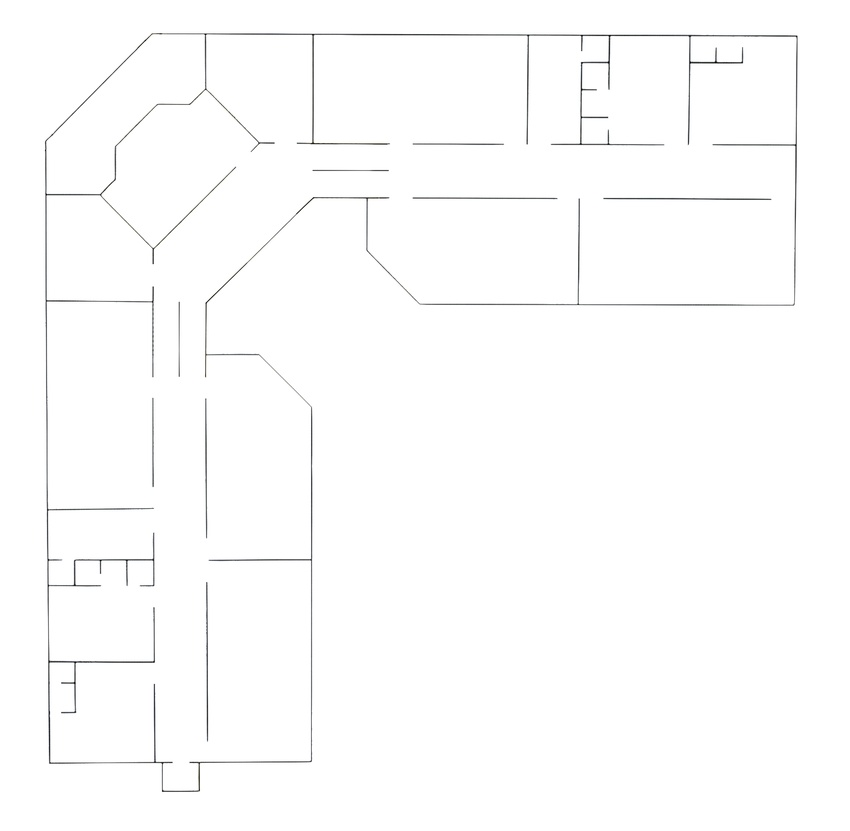
#> input picture second plain.jpg, 850 x 831 px, shrunk from 4936 x 4825 before the run
$ python skeleton.py
#> lines starting #> are read from the running program, lines starting #| are printed output that depends on the picture; after the words box and inside, x2 and y2 are one past the last pixel; in counts of white or black regions, pixels touching at a corner belong together
import cv2
import numpy as np
import matplotlib.pyplot as plt

def get_skeleton(img_path):
    # 1. Load image
#> called with img_path = 'second plain.jpg'
    img = cv2.imread(img_path, 0)
#> img: shape (831, 850); min 0, max 255, mean 252.9
    if img is None:
        print("Error: Image not found.")
        return

    # 2. Gaussian Blur
    # (Smoother than MedianBlur, helps keep weak connections intact)
    img = cv2.GaussianBlur(img, (5, 5), 0)

    # 3. Binary Thresholding (Otsu)
    # Invert: Lines = White, Background = Black
    ret, thresh = cv2.threshold(img, 0, 255, cv2.THRESH_BINARY_INV + cv2.THRESH_OTSU)
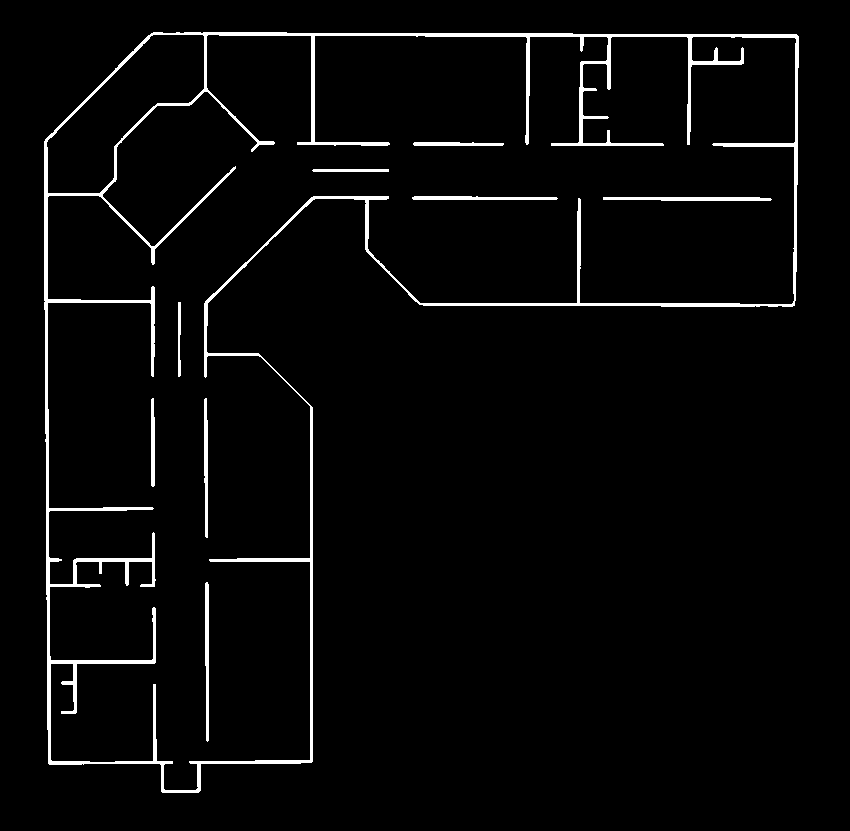
#> thresh: shape (831, 850); 3.2% white; 9 white regions, largest, box (x1, y1, x2, y2) and area: (44, 32, 799, 793) 19343, (603, 197, 772, 201) 604, (205, 582, 209, 742) 559
#> ret = 226

    # 4. Aggressive Morphological Closing
    # This fills gaps INSIDE the thick lines before we thin them.
    # Increased iterations to 4 to really solidify the black marker lines.
    kernel = np.ones((3,3), np.uint8)
    closing = cv2.morphologyEx(thresh, cv2.MORPH_CLOSE, kernel, iterations=4)
#> closing: shape (831, 850); 3.2% white; 9 white regions, largest, box (x1, y1, x2, y2) and area: (44, 32, 799, 793) 19505, (603, 197, 772, 201) 604, (205, 582, 209, 742) 559

    # 5. Robust Thinning Function (Zhang-Suen algorithm implementation)
    # This is more structure-preserving than standard erosion
    def thinning(img):
        # Create a copy to work on
        dst = img.copy() / 255
        prev = np.zeros(img.shape[:2], np.uint8)
        diff = None

        while True:
            dst = cv2.ximgproc.thinning(img, thinningType=cv2.ximgproc.THINNING_ZHANGSUEN) if hasattr(cv2, 'ximgproc') else None

            # Fallback if ximgproc is not available (standard OpenCV manual thinning)
            if dst is None:
                size = np.size(img)
                skel = np.zeros(img.shape, np.uint8)
                element = cv2.getStructuringElement(cv2.MORPH_CROSS, (3,3))
                done = False

                eroded = img.copy()
                while not done:
                    open_op = cv2.morphologyEx(eroded, cv2.MORPH_OPEN, element)
                    temp = cv2.subtract(eroded, open_op)
                    eroded = cv2.erode(eroded, element)
                    skel = cv2.bitwise_or(skel, temp)
                    if cv2.countNonZero(eroded) == 0:
                        done = True
                return skel
            else:
                return dst
#> this loop made 1 pass
#> pass 1, in thinning, `dst = cv2.ximgproc.thinning(img, thinningType=cv2.ximgproc.THINNING_ZH..`:
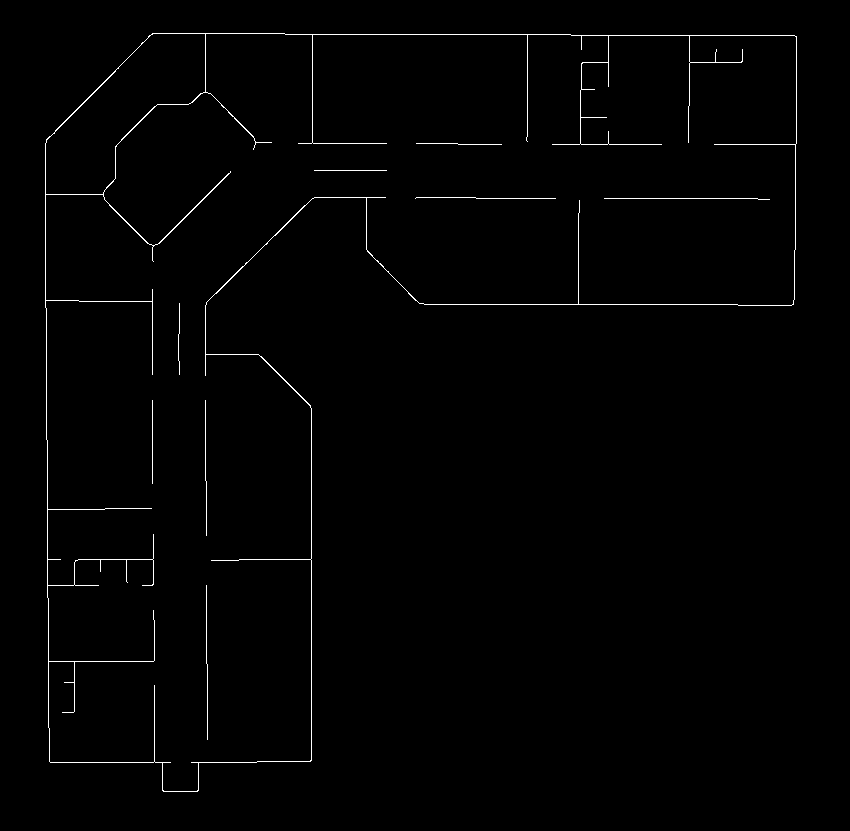
#> dst: shape (831, 850); 0.98% white in thin lines or dots, all inside (x1, y1, x2, y2) = (45, 33, 797, 792)

    # Run Thinning First Pass
    skeleton = thinning(closing)

    # 6. "Bridge" Micro-Gaps (The Fix for Broken Lines)
    # Dilate the skeleton slightly to connect pixels that are touching diagonally or 1px apart
    kernel_bridge = np.ones((3,3), np.uint8)
    bridged = cv2.dilate(skeleton, kernel_bridge, iterations=1)
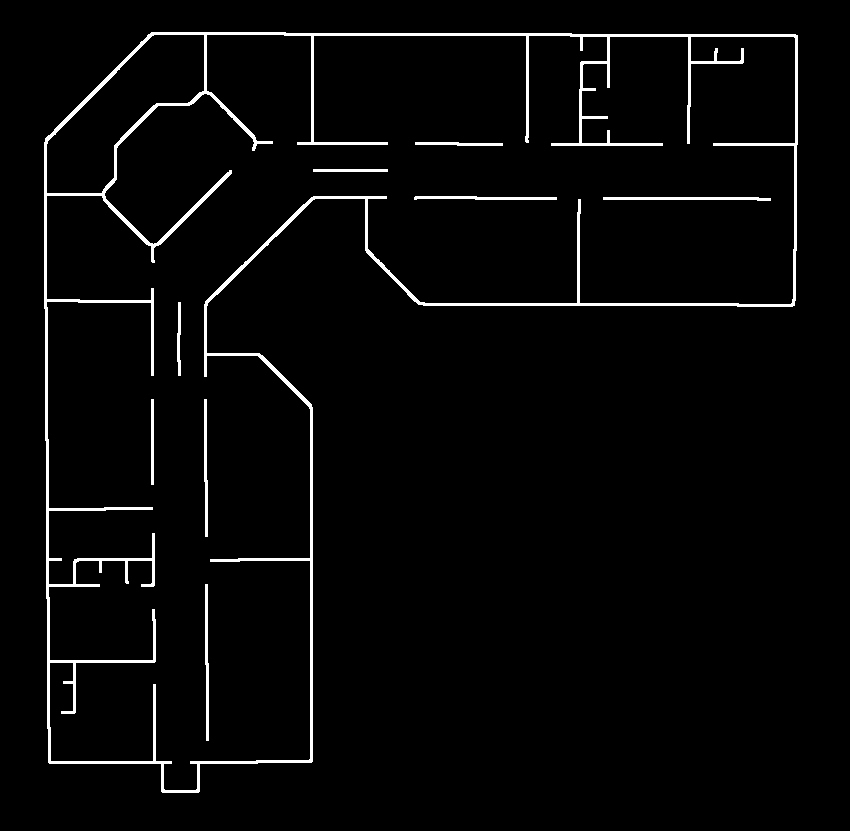
#> bridged: shape (831, 850); 3% white; 9 white regions, largest, box (x1, y1, x2, y2) and area: (44, 32, 798, 793) 18415, (603, 197, 771, 201) 506, (205, 584, 209, 741) 473

    # Thin again to return to 1-pixel width
    final_skeleton = thinning(bridged)

    return img, closing, final_skeleton

# Run the function
original, binary, skeleton_result = get_skeleton('second plain.jpg')

# Visualization
plt.figure(figsize=(15, 5))
plt.subplot(131), plt.imshow(original, cmap='gray'), plt.title('Original')
plt.subplot(132), plt.imshow(binary, cmap='gray'), plt.title('Solid Binary (No Holes)')
plt.subplot(133), plt.imshow(skeleton_result, cmap='gray'), plt.title('Continuous Skeleton')
plt.show()
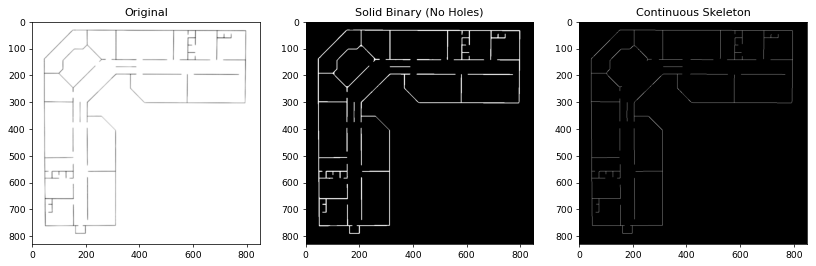
#> figure drawn by matplotlib, 3 panels

# Save
cv2.imwrite('skeleton.png', skeleton_result)
print("Saved improved skeleton.png")

$ run again, with first plain clean.jpg copied over second plain.jpg
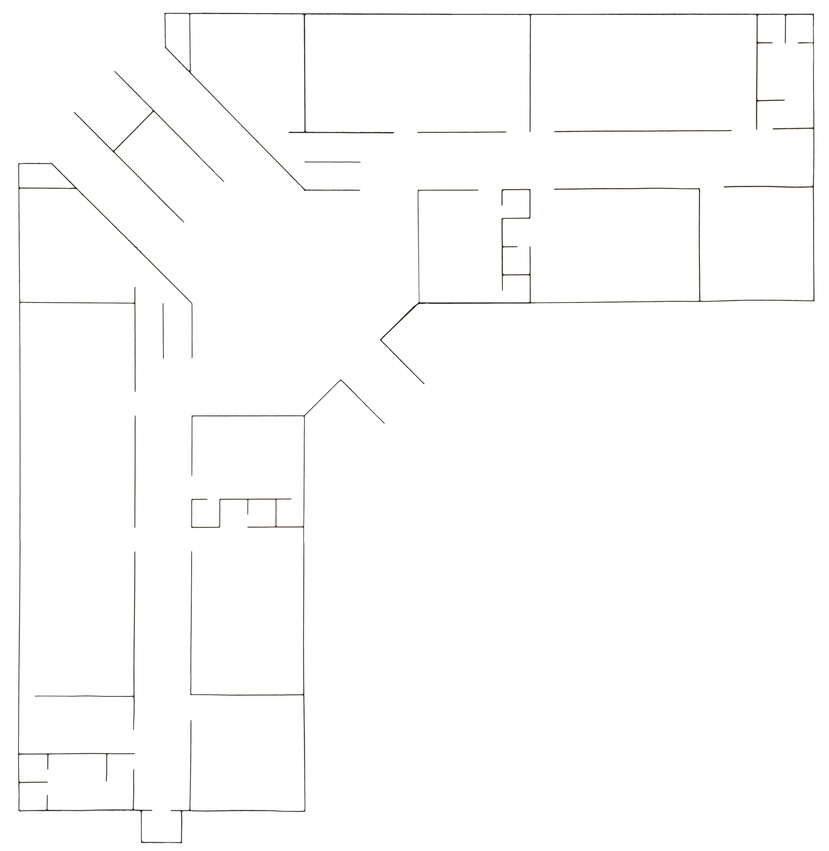
#> input picture first plain clean.jpg, 829 x 851 px, shrunk from 4113 x 4222 before the run
#> in get_skeleton, `ret, thresh = cv2.threshold(img, 0, 255, cv2.THRESH_BINARY_INV + cv2.T..`:
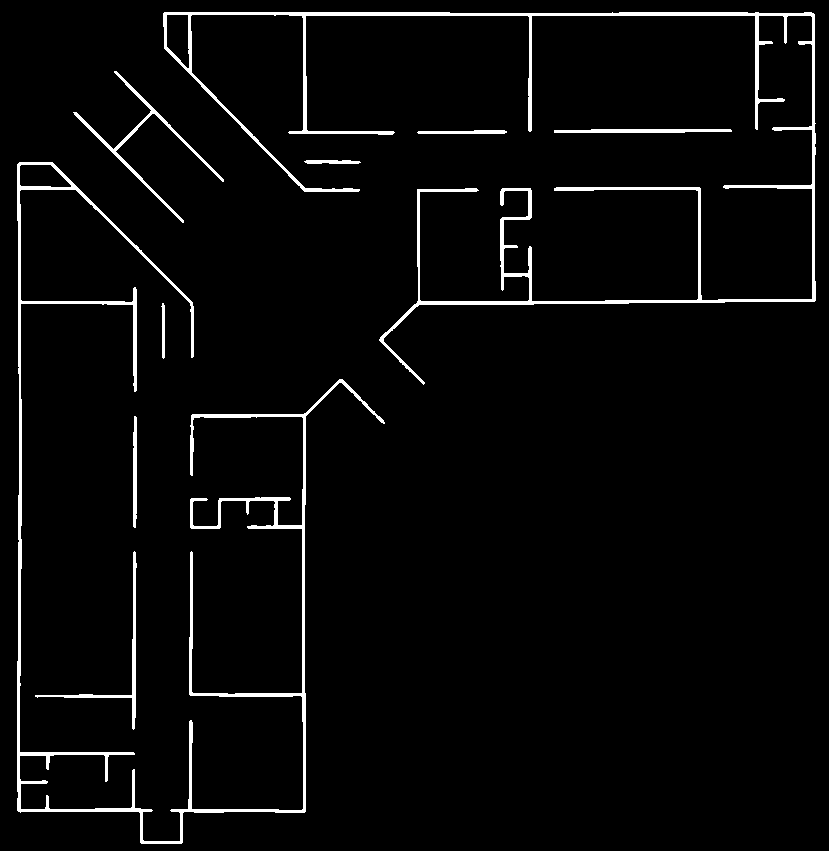
#> thresh: shape (851, 829); 3.4% white; 9 white regions, largest, box (x1, y1, x2, y2) and area: (163, 12, 816, 385) 10457, (17, 162, 385, 844) 9970, (73, 71, 224, 223) 1163
#> ret = 227
#> closing: shape (851, 829); 3.5% white; 9 white regions, largest, box (x1, y1, x2, y2) and area: (163, 12, 816, 385) 10583, (17, 162, 385, 844) 10109, (73, 71, 224, 223) 1229
#> bridged: shape (851, 829); 3.1% white; 9 white regions, largest, box (x1, y1, x2, y2) and area: (163, 12, 815, 372) 9597, (17, 162, 385, 844) 9547, (36, 552, 136, 729) 827
#> `plt.show()`:
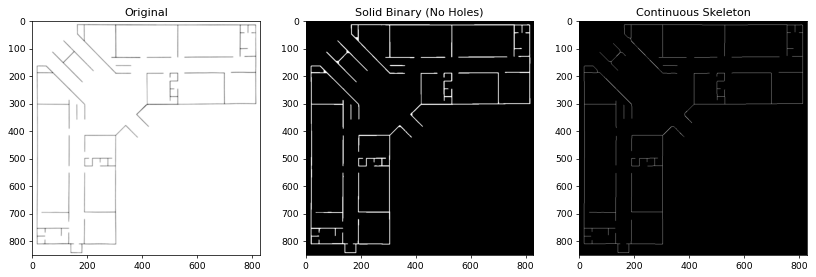
#> figure drawn by matplotlib, 3 panels

$ run again, with verification_coords.jpg copied over second plain.jpg
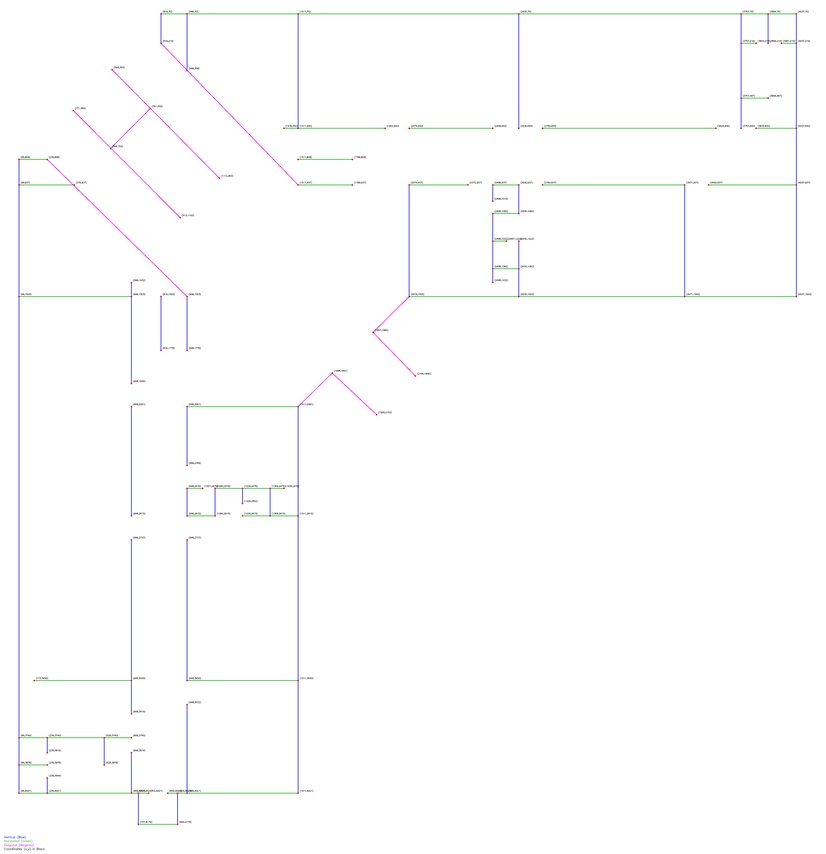
#> input picture verification_coords.jpg, 826 x 854 px, shrunk from 4187 x 4329 before the run
#> in get_skeleton, `ret, thresh = cv2.threshold(img, 0, 255, cv2.THRESH_BINARY_INV + cv2.T..`:
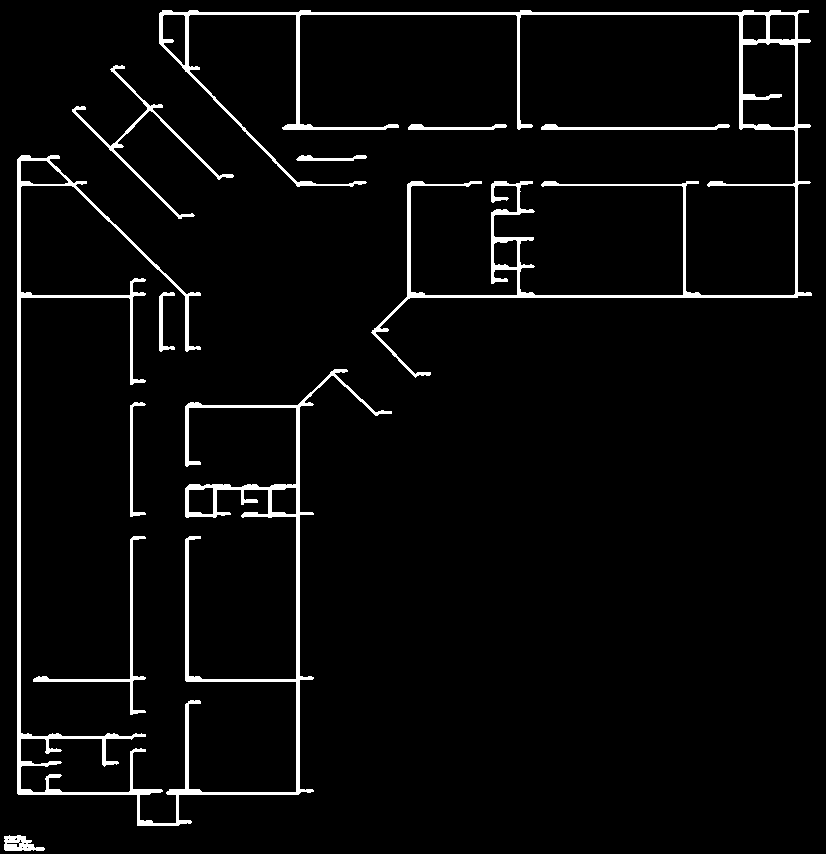
#> thresh: shape (854, 826); 4.1% white; 10 white regions, largest, box (x1, y1, x2, y2) and area: (17, 155, 392, 826) 12572, (159, 10, 812, 378) 11362, (72, 65, 234, 219) 1274
#> ret = 236
#> closing: shape (854, 826); 4.3% white; 9 white regions, largest, box (x1, y1, x2, y2) and area: (17, 155, 392, 826) 13308, (159, 10, 812, 378) 11888, (72, 65, 234, 219) 1505
#> in get_skeleton, `bridged = cv2.dilate(skeleton, kernel_bridge, iterations=1)`:
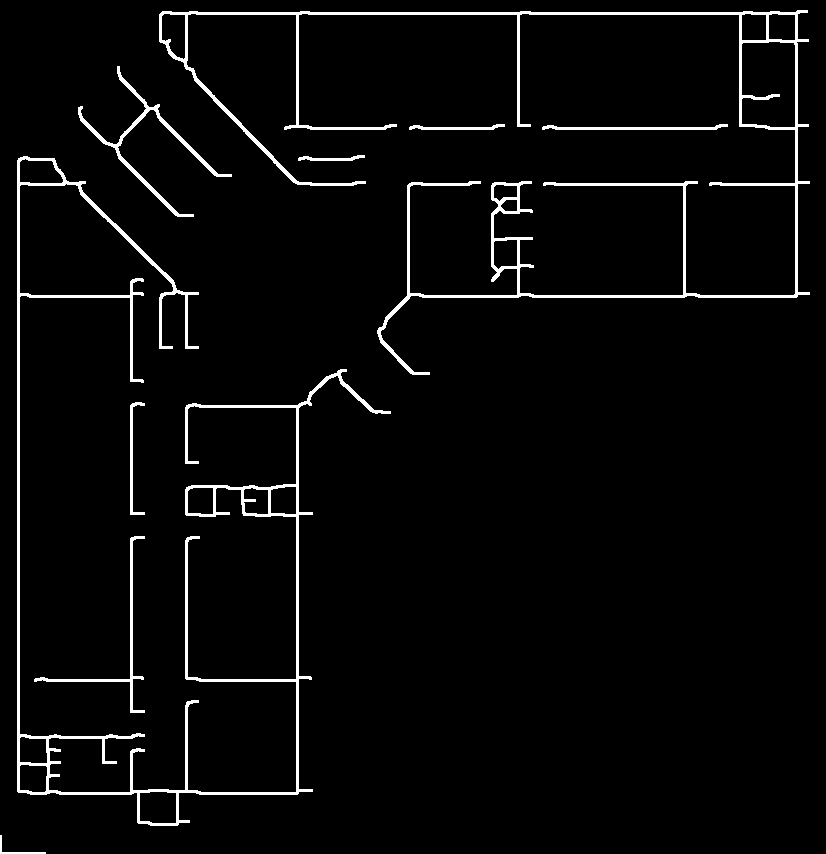
#> bridged: shape (854, 826); 3.6% white; 9 white regions, largest, box (x1, y1, x2, y2) and area: (17, 156, 391, 826) 10798, (159, 10, 810, 375) 10498, (78, 66, 232, 217) 1517
